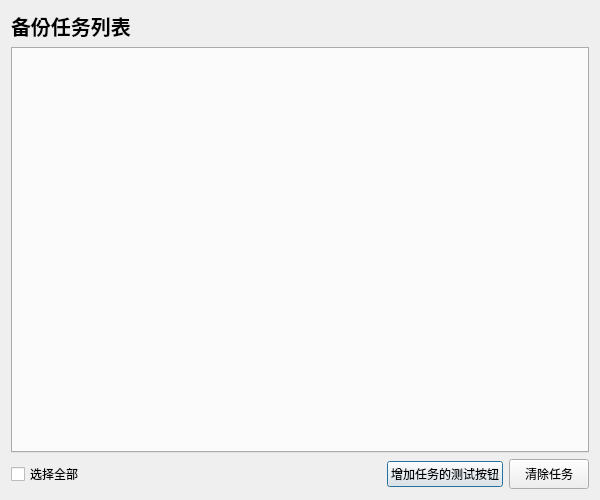
<?xml version="1.0" encoding="UTF-8"?>
<ui version="4.0">
 <class>TaskList</class>
 <widget class="QDialog" name="TaskList">
  <property name="geometry">
   <rect>
    <x>0</x>
    <y>0</y>
    <width>600</width>
    <height>500</height>
   </rect>
  </property>
  <property name="minimumSize">
   <size>
    <width>600</width>
    <height>500</height>
   </size>
  </property>
  <property name="maximumSize">
   <size>
    <width>600</width>
    <height>500</height>
   </size>
  </property>
  <property name="windowTitle">
   <string>Form</string>
  </property>
  <layout class="QVBoxLayout" name="verticalLayout">
   <item>
    <widget class="QLabel" name="WidgetTip">
     <property name="font">
      <font>
       <pointsize>15</pointsize>
       <bold>true</bold>
      </font>
     </property>
     <property name="text">
      <string>备份任务列表</string>
     </property>
    </widget>
   </item>
   <item>
    <widget class="QTabWidget" name="ListTab">
     <property name="currentIndex">
      <number>-1</number>
     </property>
    </widget>
   </item>
   <item>
    <layout class="QHBoxLayout" name="ToolLayout">
     <item>
      <widget class="QCheckBox" name="CheckAll">
       <property name="minimumSize">
        <size>
         <width>0</width>
         <height>30</height>
        </size>
       </property>
       <property name="maximumSize">
        <size>
         <width>16777215</width>
         <height>30</height>
        </size>
       </property>
       <property name="text">
        <string>选择全部</string>
       </property>
      </widget>
     </item>
     <item>
      <spacer name="ToolSpacer">
       <property name="orientation">
        <enum>Qt::Orientation::Horizontal</enum>
       </property>
       <property name="sizeHint" stdset="0">
        <size>
         <width>40</width>
         <height>20</height>
        </size>
       </property>
      </spacer>
     </item>
     <item>
      <widget class="QPushButton" name="pushButton">
       <property name="text">
        <string>增加任务的测试按钮</string>
       </property>
      </widget>
     </item>
     <item>
      <widget class="QPushButton" name="CleanTask">
       <property name="minimumSize">
        <size>
         <width>0</width>
         <height>30</height>
        </size>
       </property>
       <property name="maximumSize">
        <size>
         <width>16777215</width>
         <height>30</height>
        </size>
       </property>
       <property name="text">
        <string>清除任务</string>
       </property>
      </widget>
     </item>
    </layout>
   </item>
  </layout>
 </widget>
 <resources/>
 <connections/>
</ui>
